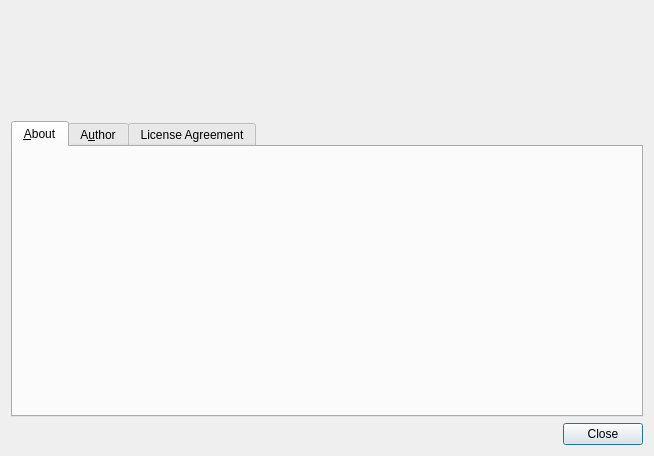
<?xml version="1.0" encoding="UTF-8"?>
<ui version="4.0">
 <author>Stefan Böhmann</author>
 <class>AboutDialog</class>
 <widget class="QDialog" name="AboutDialog">
  <property name="geometry">
   <rect>
    <x>0</x>
    <y>0</y>
    <width>654</width>
    <height>456</height>
   </rect>
  </property>
  <layout class="QVBoxLayout" name="verticalLayout_2">
   <item>
    <spacer name="verticalSpacer">
     <property name="orientation">
      <enum>Qt::Vertical</enum>
     </property>
     <property name="sizeType">
      <enum>QSizePolicy::Preferred</enum>
     </property>
     <property name="sizeHint" stdset="0">
      <size>
       <width>20</width>
       <height>20</height>
      </size>
     </property>
    </spacer>
   </item>
   <item>
    <layout class="QGridLayout" name="gridLayout">
     <item row="0" column="0" rowspan="2">
      <widget class="QLabel" name="appIconLabel">
       <property name="sizePolicy">
        <sizepolicy hsizetype="Fixed" vsizetype="Fixed">
         <horstretch>0</horstretch>
         <verstretch>0</verstretch>
        </sizepolicy>
       </property>
       <property name="minimumSize">
        <size>
         <width>64</width>
         <height>64</height>
        </size>
       </property>
       <property name="maximumSize">
        <size>
         <width>64</width>
         <height>64</height>
        </size>
       </property>
       <property name="text">
        <string/>
       </property>
      </widget>
     </item>
     <item row="0" column="1">
      <widget class="QLabel" name="appNameLabel">
       <property name="font">
        <font>
         <pointsize>-1</pointsize>
         <weight>75</weight>
         <bold>true</bold>
        </font>
       </property>
       <property name="styleSheet">
        <string notr="true">QLabel
{
	font-weight: bold;
	font-size: 16px;
}</string>
       </property>
       <property name="text">
        <string/>
       </property>
       <property name="textInteractionFlags">
        <set>Qt::LinksAccessibleByMouse|Qt::TextSelectableByMouse</set>
       </property>
      </widget>
     </item>
     <item row="1" column="1">
      <widget class="QLabel" name="appSloganLabel">
       <property name="text">
        <string/>
       </property>
       <property name="textInteractionFlags">
        <set>Qt::LinksAccessibleByMouse|Qt::TextSelectableByMouse</set>
       </property>
      </widget>
     </item>
    </layout>
   </item>
   <item>
    <spacer name="verticalSpacer_2">
     <property name="orientation">
      <enum>Qt::Vertical</enum>
     </property>
     <property name="sizeType">
      <enum>QSizePolicy::Fixed</enum>
     </property>
     <property name="sizeHint" stdset="0">
      <size>
       <width>20</width>
       <height>20</height>
      </size>
     </property>
    </spacer>
   </item>
   <item>
    <widget class="KTabWidget" name="tabWidget">
     <property name="currentIndex">
      <number>0</number>
     </property>
     <widget class="QWidget" name="aboutTab">
      <attribute name="title">
       <string>&amp;About</string>
      </attribute>
      <layout class="QVBoxLayout" name="verticalLayout">
       <item>
        <widget class="QLabel" name="aboutLabel">
         <property name="sizePolicy">
          <sizepolicy hsizetype="Preferred" vsizetype="Preferred">
           <horstretch>5</horstretch>
           <verstretch>0</verstretch>
          </sizepolicy>
         </property>
         <property name="text">
          <string/>
         </property>
         <property name="textFormat">
          <enum>Qt::RichText</enum>
         </property>
         <property name="alignment">
          <set>Qt::AlignLeading|Qt::AlignLeft|Qt::AlignTop</set>
         </property>
         <property name="textInteractionFlags">
          <set>Qt::LinksAccessibleByMouse|Qt::TextSelectableByMouse</set>
         </property>
        </widget>
       </item>
      </layout>
     </widget>
     <widget class="QWidget" name="authorTab">
      <attribute name="title">
       <string>A&amp;uthor</string>
      </attribute>
      <layout class="QVBoxLayout" name="verticalLayout_3">
       <item>
        <widget class="QLabel" name="authorLabel">
         <property name="sizePolicy">
          <sizepolicy hsizetype="Preferred" vsizetype="Preferred">
           <horstretch>5</horstretch>
           <verstretch>0</verstretch>
          </sizepolicy>
         </property>
         <property name="text">
          <string/>
         </property>
         <property name="textFormat">
          <enum>Qt::RichText</enum>
         </property>
         <property name="alignment">
          <set>Qt::AlignLeading|Qt::AlignLeft|Qt::AlignTop</set>
         </property>
         <property name="textInteractionFlags">
          <set>Qt::LinksAccessibleByMouse|Qt::TextSelectableByMouse</set>
         </property>
        </widget>
       </item>
      </layout>
     </widget>
     <widget class="QWidget" name="licenseTab">
      <attribute name="title">
       <string>License Agreement</string>
      </attribute>
      <layout class="QVBoxLayout" name="verticalLayout_4">
       <property name="margin">
        <number>0</number>
       </property>
       <item>
        <widget class="KTextBrowser" name="licenseBrowser">
         <property name="frameShape">
          <enum>QFrame::NoFrame</enum>
         </property>
         <property name="frameShadow">
          <enum>QFrame::Plain</enum>
         </property>
         <property name="openLinks">
          <bool>false</bool>
         </property>
        </widget>
       </item>
      </layout>
     </widget>
    </widget>
   </item>
   <item>
    <widget class="QDialogButtonBox" name="buttonBox">
     <property name="standardButtons">
      <set>QDialogButtonBox::Close</set>
     </property>
     <property name="centerButtons">
      <bool>false</bool>
     </property>
    </widget>
   </item>
  </layout>
 </widget>
 <customwidgets>
  <customwidget>
   <class>KTextBrowser</class>
   <extends>QTextBrowser</extends>
   <header>ktextbrowser.h</header>
  </customwidget>
  <customwidget>
   <class>KTabWidget</class>
   <extends>QTabWidget</extends>
   <header>ktabwidget.h</header>
   <container>1</container>
  </customwidget>
 </customwidgets>
 <resources/>
 <connections>
  <connection>
   <sender>buttonBox</sender>
   <signal>accepted()</signal>
   <receiver>AboutDialog</receiver>
   <slot>accept()</slot>
   <hints>
    <hint type="sourcelabel">
     <x>257</x>
     <y>446</y>
    </hint>
    <hint type="destinationlabel">
     <x>157</x>
     <y>274</y>
    </hint>
   </hints>
  </connection>
  <connection>
   <sender>buttonBox</sender>
   <signal>rejected()</signal>
   <receiver>AboutDialog</receiver>
   <slot>reject()</slot>
   <hints>
    <hint type="sourcelabel">
     <x>325</x>
     <y>446</y>
    </hint>
    <hint type="destinationlabel">
     <x>286</x>
     <y>274</y>
    </hint>
   </hints>
  </connection>
 </connections>
</ui>
